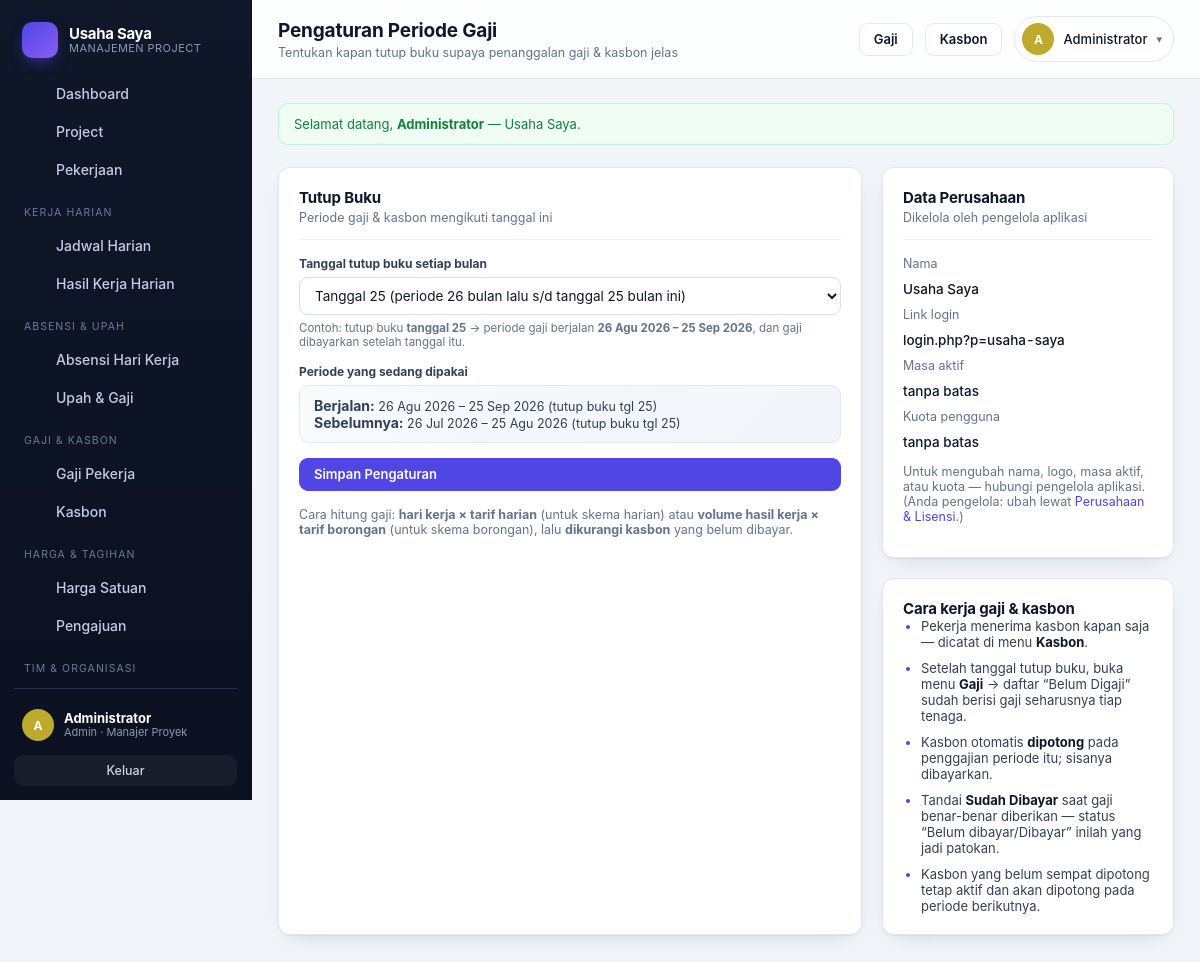
/pengaturan.php (signed in), run on the app's committed database.
### tables this page shows
CREATE TABLE perusahaan (
    id                INTEGER PRIMARY KEY AUTOINCREMENT,
    nama              TEXT NOT NULL,
    slug              TEXT NOT NULL DEFAULT '',
    logo              TEXT NOT NULL DEFAULT '',
    kontak_nama       TEXT NOT NULL DEFAULT '',
    kontak_telepon    TEXT NOT NULL DEFAULT '',
    masa_aktif_sampai TEXT NOT NULL DEFAULT '',
    maks_user         INTEGER NOT NULL DEFAULT 0,
    aktif             INTEGER NOT NULL DEFAULT 1,
    catatan           TEXT NOT NULL DEFAULT '',
    created_at        TEXT NOT NULL DEFAULT (datetime('now','localtime'))
, tutup_buku_tgl INTEGER NOT NULL DEFAULT 25);

CREATE TABLE users (
    id            INTEGER PRIMARY KEY AUTOINCREMENT,
    username      TEXT NOT NULL UNIQUE,
    password_hash TEXT NOT NULL,
    nama          TEXT NOT NULL,
    role          TEXT NOT NULL DEFAULT 'pekerja',
    jabatan       TEXT NOT NULL DEFAULT '',
    telepon       TEXT NOT NULL DEFAULT '',
    aktif         INTEGER NOT NULL DEFAULT 1,
    created_at    TEXT NOT NULL DEFAULT (datetime('now','localtime'))
, upah_harian REAL NOT NULL DEFAULT 0, skema TEXT NOT NULL DEFAULT 'harian', perusahaan_id INTEGER NOT NULL DEFAULT 0, is_owner INTEGER NOT NULL DEFAULT 0);

### pengaturan.php (the view, shortened to what the rows shown need)
<?php
require_once __DIR__ . '/inc/auth.php';
require_once __DIR__ . '/inc/queries.php';
require_once __DIR__ . '/inc/layout.php';
$u = require_role(['admin', 'pelaksana']);
$p = tenant();
$berjalan = periode_gaji(date('Y-m-d'), 0);
$sebelumnya = periode_gaji(date('Y-m-d'), -1);
render_header(
    'Pengaturan Periode Gaji',
    'Tentukan kapan tutup buku supaya penanggalan gaji &amp; kasbon jelas',
    '<a class="btn" href="gaji.php">Gaji</a><a class="btn" href="kasbon.php">Kasbon</a>'
);
?>
<div class="grid grid-side">
  <div class="card">
    <div class="card-head" style="padding:0 0 14px;border-bottom:1px solid var(--line-soft);margin-bottom:16px">
      <div><h2>Tutup Buku</h2><p>Periode gaji &amp; kasbon mengikuti tanggal ini</p></div>
    </div>
    <form method="post" class="grid" style="gap:15px">
      <div class="field">
        <label for="tutup_buku_tgl">Tanggal tutup buku setiap bulan</label>
        <select id="tutup_buku_tgl" name="tutup_buku_tgl">
          <?php for ($i = 1; $i <= 28; $i++): ?>
            <option value="<?= $i ?>"<?= (int) $p['tutup_buku_tgl'] === $i ? ' selected' : '' ?>>
              Tanggal <?= $i ?> (periode <?= $i + 1 ?> bulan lalu s/d tanggal <?= $i ?> bulan ini)
            </option>
          <?php endfor; ?>
        </select>
        <span class="hint">
          Contoh: tutup buku <strong>tanggal 25</strong> → periode gaji berjalan
          <strong><?= e(tgl((periode_gaji(date('Y-m-d'), 0)['dari']))) ?> – <?= e(tgl(periode_gaji(date('Y-m-d'), 0)['sampai'])) ?></strong>,
          dan gaji dibayarkan setelah tanggal itu.
        </span>
      </div>
      <div class="field">
        <label>Periode yang sedang dipakai</label>
        <div class="money-note">
          <strong>Berjalan:</strong> <?= e($berjalan['label']) ?><br>
          <strong>Sebelumnya:</strong> <?= e($sebelumnya['label']) ?>
        </div>
      </div>
    </form>
  </div>
  <div class="grid" style="gap:20px">
    <div class="card">
      <div class="card-head" style="padding:0 0 14px;border-bottom:1px solid var(--line-soft);margin-bottom:16px">
        <div><h2>Data Perusahaan</h2><p>Dikelola oleh pengelola aplikasi</p></div>
      </div>
      <dl class="kv" style="grid-template-columns:minmax(0,1fr)">
        <dt>Nama</dt><dd><?= e((string) $p['nama']) ?></dd>
        <dt>Link login</dt><dd class="mono"><?= $p['slug'] !== '' ? e('login.php?p=' . $p['slug']) : '—' ?></dd>
        <dt>Masa aktif</dt><dd><?= trim((string) $p['masa_aktif_sampai']) !== '' ? e(tgl($p['masa_aktif_sampai'])) : 'tanpa batas' ?></dd>
        <dt>Kuota pengguna</dt><dd><?= (int) $p['maks_user'] > 0 ? (int) $p['maks_user'] . ' pengguna' : 'tanpa batas' ?></dd>
      </dl>
    </div>
    <div class="card">
      <h2 class="card-title">Cara kerja gaji &amp; kasbon</h2>
    </div>
  </div>
</div>
<?php render_footer(); ?>

### inc/layout.php (shortened to what the rows shown need)
<?php
function render_header(string $title, string $subtitle = '', string $actions = ''): void
{
    $u = current_user();
    $merek = brand();
    ?>
<!DOCTYPE html>
<html lang="id">
<head>
<link rel="stylesheet" href="assets/style.css">
</head>
<body>
<div class="shell">
  <aside class="sidebar" id="sidebar">
    <div class="brand">
      <span class="brand-text">
        <strong><?= e($merek['nama']) ?></strong>
        <small>Manajemen Project</small>
      </span>
    </div>
    <div class="side-foot">
      <div class="side-user">
        <?= badge_avatar($u['nama']) ?>
        <div class="side-user-info">
          <strong><?= e($u['nama']) ?></strong>
          <small><?= e(role_label($u['role'])) ?><?= $u['jabatan'] ? ' · ' . e($u['jabatan']) : '' ?></small>
        </div>
      </div>
    </div>
  </aside>
  <main class="main">
    <header class="topbar">
      <div class="topbar-title">
        <h1><?= e($title) ?></h1>
      </div>
      <div class="topbar-actions">
        <details class="user-menu">
          <summary>
            <?= badge_avatar($u['nama']) ?>
            <span class="user-menu-name"><?= e($u['nama']) ?></span>
            <span class="caret">▾</span>
          </summary>
        </details>
      </div>
    </header>
    <div class="content">
<?php
}
function render_footer(): void
{
    ?>
    </div>
  </main>
</div>
</body>
</html>
<?php
}

### inc/util.php (shortened to what the rows shown need)
<?php
function e(?string $v): string
{
    return htmlspecialchars((string) $v, ENT_QUOTES, 'UTF-8');
}
function initials(string $nama): string
{
    $parts = preg_split('/\s+/', trim($nama)) ?: [];
    $out = '';
    foreach (array_slice($parts, 0, 2) as $p) {
        if (function_exists('mb_substr')) {
            $out .= mb_strtoupper(mb_substr($p, 0, 1), 'UTF-8');
        } else {
            preg_match('/./u', $p, $m);
            $out .= strtoupper($m[0] ?? '');
        }
    }
    return $out !== '' ? $out : '?';
}
function avatar_hue(string $s): int
{
    return (int) (crc32($s) % 360);
}
function badge_avatar(string $nama, string $size = ''): string
{
    return '<span class="avatar ' . $size . '" style="--h:' . avatar_hue($nama) . '">' . e(initials($nama)) . '</span>';
}
function valid_tanggal(string $d): string
{
    return preg_match('/^\d{4}-\d{2}-\d{2}$/', $d) === 1 ? $d : '';
}

### data on the page
perusahaan: nama "Usaha Saya", tutup_buku_tgl "Tanggal 25 (periode 26 bulan lalu s/d tanggal 25 bulan ini)", tutup_buku_tgl "26 Agu 2026 – 25 Sep 2026 (tutup buku tgl 25)", tutup_buku_tgl "26 Jul 2026 – 25 Agu 2026 (tutup buku tgl 25)", slug "login.php?p=usaha-saya"
users: nama "A A", nama "Administrator", role "Admin", jabatan "Manajer Proyek"

### other printed values
$item['label'] "Dashboard"
$item['label'] "Project"
$item['label'] "Pekerjaan"
$item['sep'] "KERJA HARIAN"
$item['label'] "Jadwal Harian"
$item['label'] "Hasil Kerja Harian"
$item['sep'] "ABSENSI & UPAH"
$item['label'] "Absensi Hari Kerja"
$item['label'] "Upah & Gaji"
$item['sep'] "GAJI & KASBON"
$item['label'] "Gaji Pekerja"
$item['label'] "Kasbon"
$item['sep'] "HARGA & TAGIHAN"
$item['label'] "Harga Satuan"
$item['label'] "Pengajuan"
